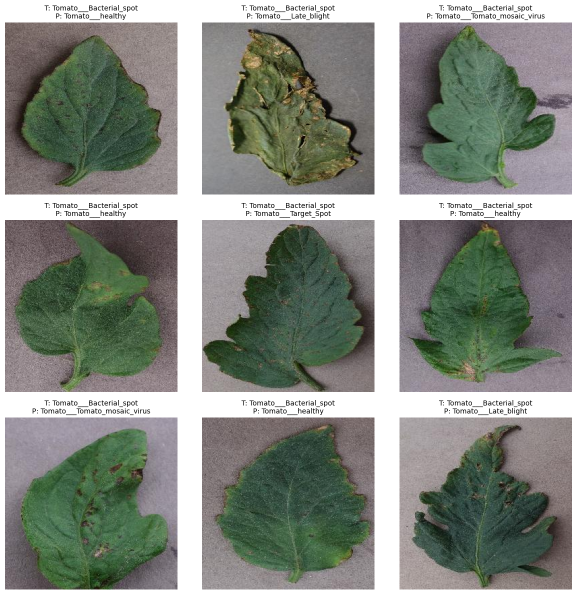
#> input picture models/misclassified_samples.png, 1153 x 1189 px (shown at 1/2 size)
$ python -i preprocess.py   (imports and definitions only)
#> lines starting #> are read from the running program, lines starting #| are printed output that depends on the picture
#> further down, picture is the input picture: shape (1189, 1153, 3); mean B, G, R 130.1, 138.6, 133.5
import cv2
import numpy as np
from typing import Tuple


def preprocess_image_bgr(img_bgr: np.ndarray, target_size: Tuple[int, int] = (224, 224),
                          use_clahe: bool = False) -> np.ndarray:
    # Resize
#> called with target_size = (224, 224), use_clahe = False
    img = cv2.resize(img_bgr, target_size, interpolation=cv2.INTER_AREA)
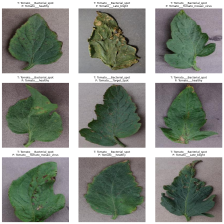
#> img: shape (224, 224, 3); mean B, G, R 130.1, 138.6, 133.5

    # Optional CLAHE on L-channel in LAB
    if use_clahe:
        lab = cv2.cvtColor(img, cv2.COLOR_BGR2LAB)
        l, a, b = cv2.split(lab)
        clahe = cv2.createCLAHE(clipLimit=2.0, tileGridSize=(8, 8))
        cl = clahe.apply(l)
        merged = cv2.merge((cl, a, b))
        img = cv2.cvtColor(merged, cv2.COLOR_LAB2BGR)

    # Normalize 0-1 and convert to RGB
    img = cv2.cvtColor(img, cv2.COLOR_BGR2RGB)
    img = img.astype(np.float32)
    return img


def load_and_preprocess(path: str, target_size=(224, 224), use_clahe=False) -> np.ndarray:
    img_bgr = cv2.imread(path)
    if img_bgr is None:
        raise FileNotFoundError(f"Unable to read image at {path}")
    img = preprocess_image_bgr(img_bgr, target_size=target_size, use_clahe=use_clahe)
    return img

>>> import cv2
>>> picture = cv2.imread('../models/misclassified_samples.png')
>>> result = preprocess_image_bgr(picture)
